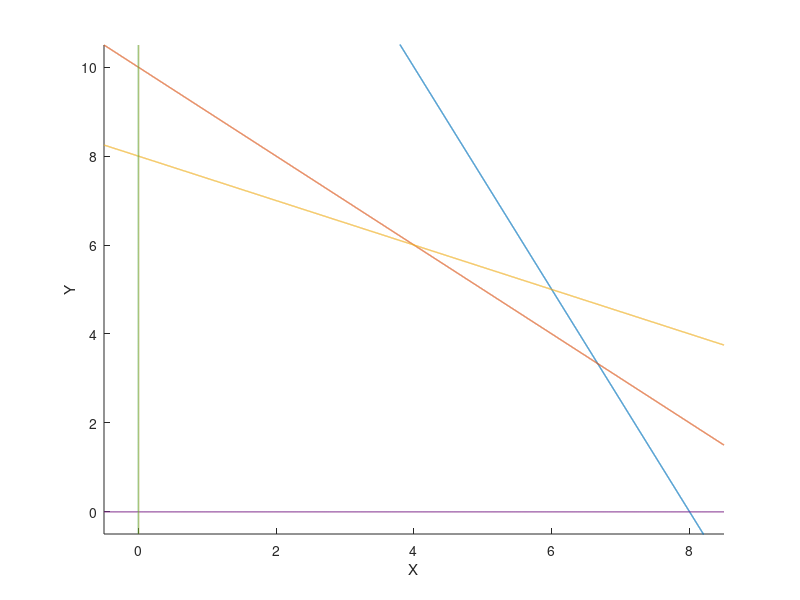

Source code (MATLAB): (Note: this script raises an error after producing the figure.)
hold on

xlabel('X');
ylabel('Y');
set(gca, 'XLim',[-0.5,8.5], 'YLim',[-0.5,10.5]);

%% Plot constraint lines

xx = -0.5:0.001:8.5;
yy = -0.5:0.001:10.5;
f1 = @(x) (40-5*x)/2;
f2 = @(x) (60-6*x)/6;
f3 = @(x) (32-2*x)/4;
f4 = @(x) 0*x;
p1 = plot(xx, f1(xx), 'LineWidth',1);
p2 = plot(xx, f2(xx), 'LineWidth',1);
p3 = plot(xx, f3(xx), 'LineWidth',1);
p4 = plot(xx, f4(xx), 'LineWidth',1);
p5 = plot(f4(yy), yy, 'LineWidth',1);

%% Plot feasible solution space

xx = 0:0.001:8.5;
yy = 0:0.001:10.5;
[x y] = meshgrid(xx,yy);
cond1 = 5*x + 2*y <= 40; 
cond2 = 6*x + 6*y <= 60;
cond3 = 2*x + 4*y <= 32;
cond1 = double(cond1); 
cond2 = double(cond2);
cond3 = double(cond3);
cond1(cond1 == 0) = NaN; 
cond2(cond2 == 0) = NaN;
cond3(cond3 == 0) = NaN;
cond = cond1.*cond2.*cond3;
s = surf(x,y,cond,'FaceAlpha',0.5);
s.EdgeColor = 'none';
view(0,90)

%% Plot objective function

syms x y
xx = -0.5:0.01:8.5;
for i = 0:35:70
    eqn = 6*x + 8*y == i;
    Z(x) = solve(eqn,y);
    plot(xx, Z(xx), 'k--', 'LineWidth',2);
end

for i = 71:1:73
    eqn = 6*x + 8*y == i;
    Z(x) = solve(eqn,y);
    plot(xx, Z(xx), 'r--', 'LineWidth',1);
end

legend([p1, p2, p3, p4, p5, s], {'5*x + 2*y = 40', '6*x + 6*y = 60', '2*x + 4*y = 32', 'y = 0', 'x = 0','Area'})
